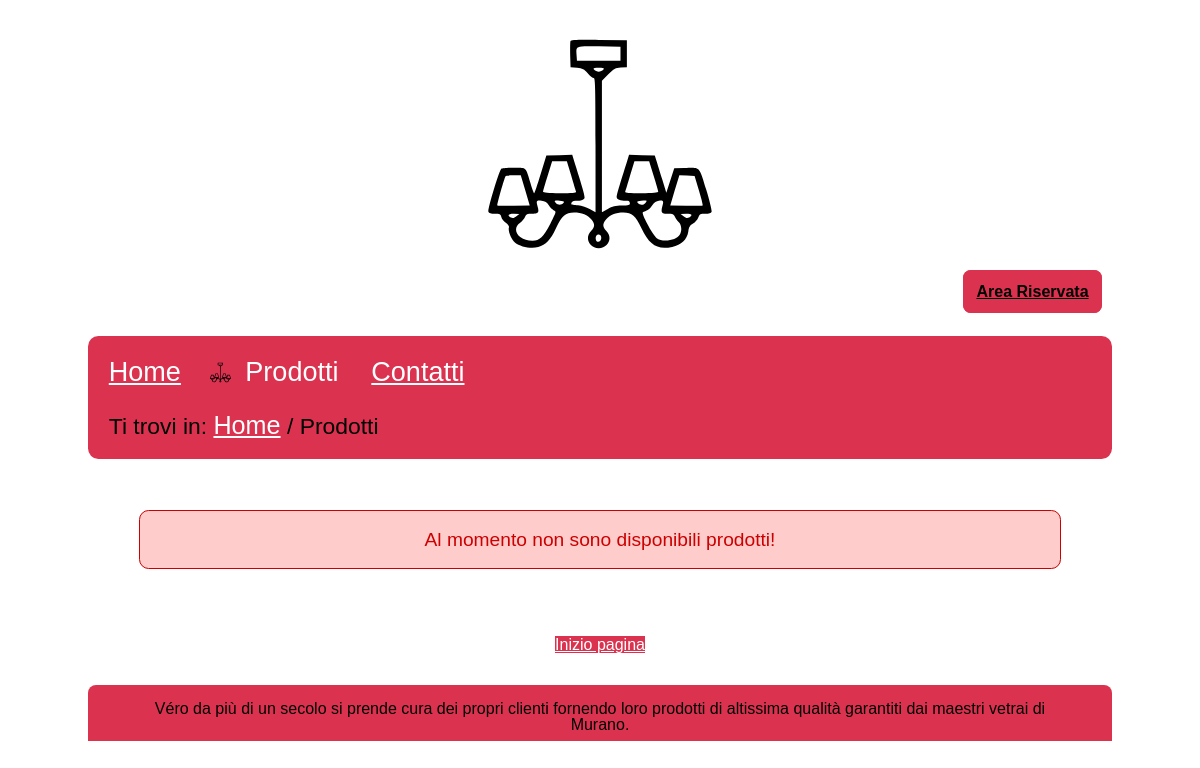
The page /categorie.php on the database as committed earlier.
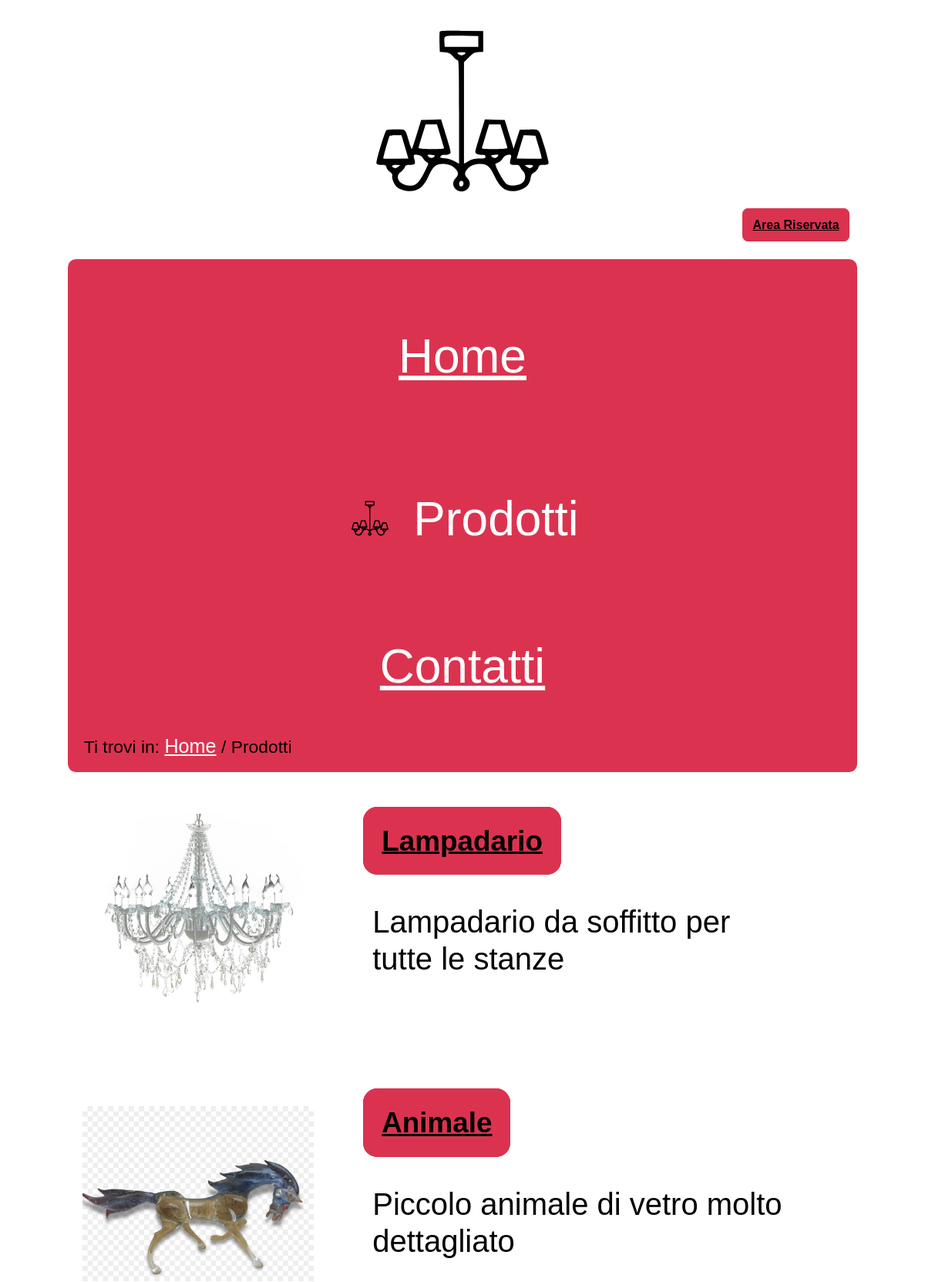
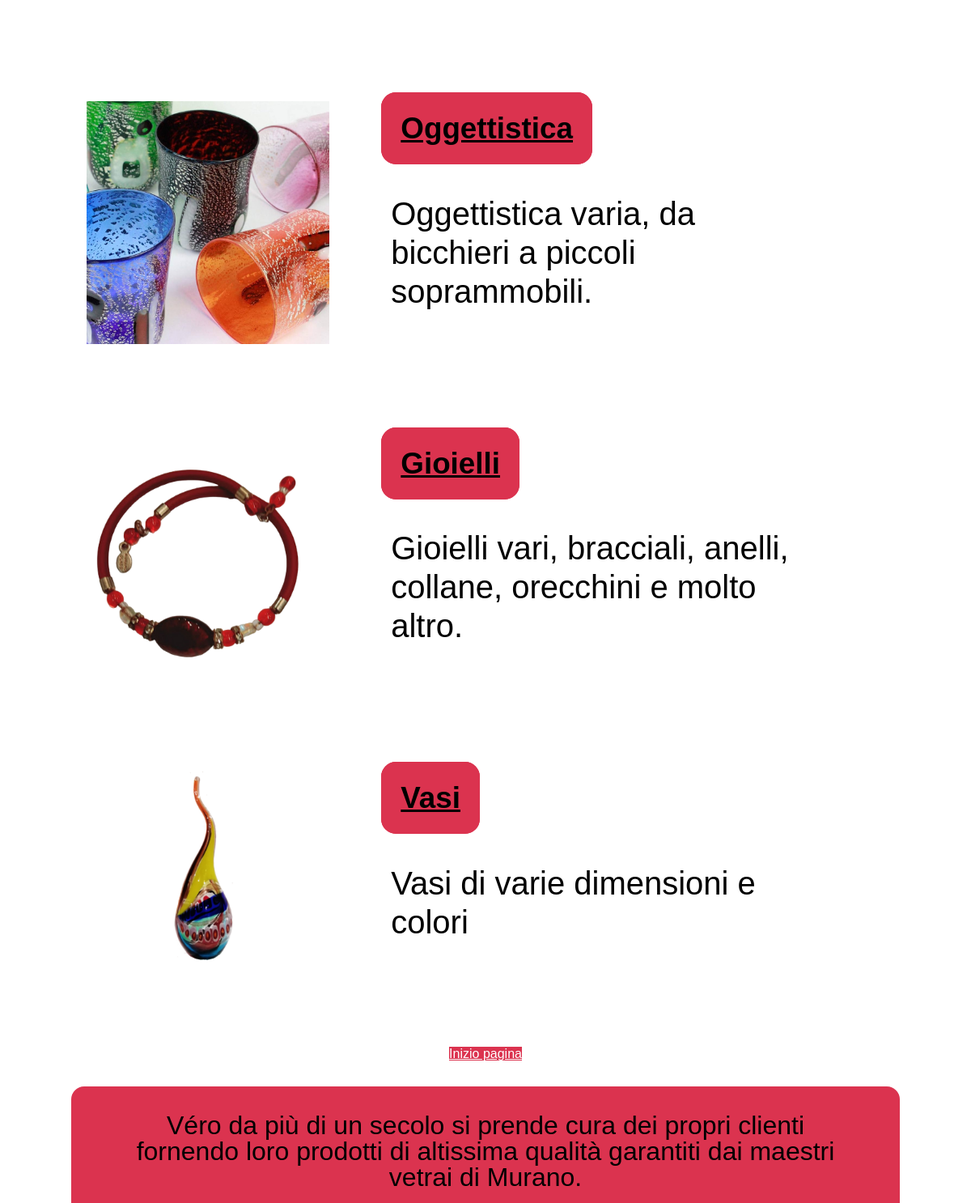
The same page on the database as committed later (2 pictures, top to bottom).
### tables this page shows
CREATE TABLE IF NOT EXISTS `categoria` (
  `id_categoria` int(100) NOT NULL AUTO_INCREMENT,
  `Nome` varchar(100) NOT NULL,
  `Descrizione` varchar(500) DEFAULT NULL,
  UNIQUE KEY `id_categoria` (`id_categoria`)
);

CREATE TABLE IF NOT EXISTS `immagini` (
  `id_prodotto` int(100) NOT NULL,
  `id_categoria` int(100) NOT NULL,
  `path` varchar(500) NOT NULL,
  `alt_img` text DEFAULT NULL,
  UNIQUE KEY `path` (`path`),
  KEY `id_prodotto` (`id_prodotto`,`id_categoria`)
);

### PHP/connessione2.php (called while the page is built, shortened)
<?php
class DBAccess
{
    private static function startConnection()
    {
        try {
            return new mysqli(DBAccess::HOST_DB, DBAccess::USERNAME, DBAccess::PASSWORD, DBAccess::DATABASE_NAME);
        } catch (Exception $e) {
            http_response_code(500);
            if (isset($_SESSION["ruolo"])) {
                if ($_SESSION["ruolo"] == "user") {
                    echo file_get_contents(dirname(__FILE__) . "/../HTML/500Utente.html");
                } elseif ($_SESSION["ruolo"] == "admin") {
                    echo file_get_contents(dirname(__FILE__) . "/../HTML/500Amministratore.html");
                }
            } else {
                echo file_get_contents(dirname(__FILE__) . "/../HTML/500Semplice.html");
            }
            die();
        }
    }
    public static function dbQuery($query, ...$parametri)
    {
        $connection = self::startConnection();
        $stmt = $connection->prepare($query);
        $stmt->execute();
        $queryResult = $stmt->get_result();
        $select = false;
        if (strpos($query, "SELECT") === 0) {
            $select = true;
        }
        if ($select) {
            $result = array();
            while ($row = mysqli_fetch_assoc($queryResult)) {
                array_push($result, $row);
            }
            if (empty($result)) {
                return null;
            } else {
                return $result;
            }
        } else {
            $connection->close();
            return true;
        }
    }
}
?>

### categorie.php (the view, shortened to what this page needs)
<?php
require_once "PHP/class.php";
$replace = "";
$keywords = "";
if (!isset($_GET["cat"])) {
    if (isset($_SESSION["username"])) {
        $template = Access::getHeader("Prodotti", "Lista delle categorie presenti nel nostro catalogo di oggetti.", "Categorie, Prodotti, Oggettistica di vetro, ".$keywords, $_SESSION["ruolo"]);
    } else {
        $template = Access::getHeader("Prodotti", "Lista delle categorie presenti nel nostro catalogo di oggetti.", "Categorie, Prodotti, Oggettistica di vetro, ".$keywords);
    }
    $template .= file_get_contents('HTML/categorie.html');
    $result = Access::getCategories();
    $ElencoCateg = "";
    if($result){
        for ($i = 0; $i < count($result); $i++) {
            $ElencoCateg .= '<div class="conteg-container" role="group" aria-label="Categoria"><div class="img-categ"><img src="'. $result[$i]["path"] . '" alt="' . $result[$i]["alt_img"] . '" width="300" height="300"/></div>
            <div class="text-container"><div class="link-class"><a href="categorie.php?cat=' . $result[$i]['id_categoria'] . '">' . $result[$i]['Nome'] . '</a></div>
            <div class="desc-categ">' . $result[$i]['Descrizione'] . '</div></div></div>';
        }
    }
    else
    {
        $ElencoCateg='<div id="wish-error" role="alert">Al momento non sono disponibili prodotti!</div>';
    }
    $replace = array("" => $ElencoCateg);
}
foreach ($replace as $key => $value) {
    $HTMLPage = str_replace($key, $value, $template);
}
echo $HTMLPage;
?>

### PHP/class.php (shortened to what this page needs)
<?php
require_once "connessione2.php";
class Access
{
    public static function getCategories()
    {
        return DBAccess::dbQuery("SELECT c.id_categoria, c.Nome, c.Descrizione, i.path, i.alt_img
                                    FROM `categoria`c join immagini i on c.id_categoria=i.id_categoria
                                    WHERE EXISTS (SELECT *
                                                FROM prodotti p
                                                WHERE c.id_categoria = p.id_categoria)
                                    GROUP BY c.id_categoria;");
    }
    public static function getHeader($title, $description, $keywords, $ruolo = null, $category = null, $linkcategory = null, $uppercategory = null, $linkuppercategory = null, $noindex = false)
    {
        $pagina = "";
        if ($ruolo == "user") {
            $pagina = file_get_contents("HTML/headerUtente.html");
        } elseif ($ruolo == "admin") {
            $pagina = file_get_contents("HTML/headerAmministratore.html");
        } else {
            $pagina = file_get_contents("HTML/headerSemplice.html");
        }
        $pagina = str_replace('<title></title>', '<title>' . Access::deletelang($title) . ' - Véro</title>', $pagina);
        $pagina = str_replace('<meta name="description" content="" />', '<meta name="description" content="' . Access::deletelang($description) . '" />', $pagina);
        $pagina = str_replace('<meta name="keywords" content="" />', '<meta name="keywords" content="' . Access::deletelang($keywords) . '" />', $pagina);
        if ($uppercategory !== null) {
            $breadcrumb = '<p>Ti trovi in: <a href="index.php" lang="en">Home</a> / <a href="' . $linkuppercategory . '">' . $uppercategory . '</a> / ' . '<a href="' . $linkcategory . '">' . $category . '</a> / ' . $title . '</p>';
        } elseif ($category !== null) {
            $breadcrumb = '<p>Ti trovi in: <a href="index.php" lang="en">Home</a> / ' . ' <a href="' . $linkcategory . '">' . $category . '</a> / ' . $title . '</p>';
        } elseif ($title != "Home") {
            $breadcrumb = '<p>Ti trovi in: <a href="index.php" lang="en">Home</a> / ' . $title . '</p>';
        } else {
            $breadcrumb = '<p>Ti trovi in: <span lang="en">Home</span></p>';
        }
        $pagina = str_replace('<p>Ti trovi in: <span lang="en">Home</span></p>', $breadcrumb, $pagina);
        switch ($title) {
            case "Prodotti":
                $pagina = str_replace('<li><a href="categorie.php">Prodotti</a></li>', '<li id="currentLink">Prodotti</li>', $pagina);
                break;
        }
        $pagina2 = Access::lang($pagina);
        return $pagina2;
    }
    public static function lang($str, $link = false)
    {
        $pattern = "#\[(.+?)\]#";
        preg_match_all($pattern, $str, $match);
        $match = $match[0];
        $match = array_unique($match);
        $value = array();
        for ($i = 0; $i < count($value); $i++) {
            $str = str_replace($match[$i], $value[$i], $str);
        }
        return $str;
    }
    public static function deletelang($str)
    {
        $pattern = "#\[(.+?)\]#";
        preg_match_all($pattern, $str, $match);
        $match = $match[0];
        $match = array_unique($match);
        return $str;
    }
}

### CSS/style.css (style rules this page uses)
* { padding: 0em; margin: 0em; }
:root { --visitedcolor: #000000; --linkcolor: #FFFFFF; --bgfuncolor: #DB334F; --bgcolor: #FFFFFF; --txtcolor: #000000; --shadowcolor: #d2d2d2; }
html, body { font-size: 100%; font-family: "Verdana", sans-serif; line-height: 3em; background-color: var(--bgcolor); color: var(--txtcolor); margin: auto; }
body { max-width: 1024px; }
h1, h2 { text-align: center; }
#nomemenu h1 { background-image: url('../img/logo_vetrina.svg'); background-repeat: no-repeat; background-position: center; background-size: contain; text-indent: -9999px; line-height: 3em; font-size: 6em; }
#riservata { text-align: right; }
#box { background-color: var(--bgfuncolor); padding: 0.3em 1em 0.1em 1.0em; border-radius: 0.5em 0.5em 0.5em 0.5em; font-size: 1.3em; }
#menu { text-align: center; }
#menu ul { list-style-type: none; display: inline-block; text-align: left; }
#menu ul li { margin-top: 1em; text-align: center; }
a { background-color: var(--bgfuncolor); }
a:link { color: var(--linkcolor); }
#box a { background-color: var(--bgfuncolor); font-size: 1.3em; }
#box a:link { color: var(--linkcolor); font-size: 1.3em; }
#currentLink { color: var(--linkcolor); background-image: url("../img/logo_vetrina.svg"); background-size: 1.0em; background-position: left center; background-repeat: no-repeat; padding-left: 1.4em; font-size: 1.3em; }
@media (max-aspect-ratio: 1/1.7) { #menu { font-size: 2.3em; } }
@media (max-aspect-ratio: 1/1.7) { #menu ul { line-height: 3em; } }
#breadcrumb { background-color: var(--bgfuncolor); padding: 0.1em 0em 0.3em 0em; border-radius: 0px 0px 0.5em 0.5em; font-size: 1.1em; }
#breadcrumb a:link { font-size: 1.1em; }
#iniziopagina { text-align: center; }
#footer { font-size: 2em; text-align: center; line-height: 1em; background-color: var(--bgfuncolor); padding: 1em 2.5em 0.5em 2.5em; border-radius: 0.5em 0.5em 0em 0em; }
.conteg-container { display: flex; align-items: center; text-align: left; margin: 1em; }
.img-categ img { max-width: 300px; width: auto; height: auto; margin: 1%; }
.link-class a { color: var(--visitedcolor); border-radius: 0.5em; font-weight: bold; font-size: 2.3em; border: 0.5em solid var(--bgfuncolor); padding: 1%; margin: 3%; }
.text-container { display: flex; flex-direction: column; flex-grow: 1; height: auto; width: auto; margin: 5%; line-height: 3em; }
.desc-categ { width: auto; height: 100%; margin: 0.5em; font-size: 2.5em; margin-left: auto; margin-right: auto; padding: 5%; }
#riservata a { color: var(--visitedcolor); font-weight: bold; font-size: 1em; line-height: 3em; border: 0.2em solid var(--bgfuncolor); border-radius: 0.5em; padding: 1%; margin: 1%; position: relative; bottom: 20px; }
#iniziopagina { margin-bottom: 1em; }
@media (orientation: landscape) and (min-width: 790px) { #box { background-color: var(--bgfuncolor); padding: 0.6em 1em 0.1em 1.0em; border-radius: 0.5em 0.5em 0.5em 0.5em; } }
@media (orientation: landscape) and (min-width: 790px) { #menu { text-align: left; } }
@media (orientation: landscape) and (min-width: 790px) { #menu ul li { display: inline; padding-right: 1em; } }
@media (orientation: landscape) and (min-width: 790px) { #footer { font-size: 1em; background-color: var(--bgfuncolor); padding: 1em 2.5em 0.5em 2.5em; border-radius: 0.5em 0.5em 0em 0em; } }
#wish-error { background-color: #ffcccc; color: #cc0000; border: 1px solid #cc0000; height: 3em; width: auto; border-radius: 0.5em; font-size: 3em; line-height: 3em; margin: 5%; padding: 0; position: inherit; display: flex; justify-content: center; align-items: center; }
@media (orientation: landscape) and (min-width: 600px) { #riservata a { color: var(--visitedcolor); font-weight: bold; font-size: 100%; line-height: 3em; border: 0.2em solid var(--bgfuncolor); border-radius: 0.5em; padding: 1%; margin: 1%; position: relative; bottom: 20px; } }
@media (orientation: landscape) and (min-width: 600px) { #wish-error { background-color: #ffcccc; color: #cc0000; border: 1px solid #cc0000; height: 3em; width: auto; border-radius: 0.5em; font-size: 120%; line-height: 3em; margin: 5%; padding: 0; position: inherit; display: flex; justify-content: center; align-items: center; } }

Rows that differ between the two databases and show on the page:
now on this page (row unchanged): categoria: immagini.path (picture), Nome "Lampadario", Descrizione "Lampadario da soffitto per tutte le stanze"
added categoria: immagini.path (picture), Nome "Animale", Descrizione "Piccolo animale di vetro molto dettagliato"
added categoria: immagini.path (picture), Nome "Oggettistica", Descrizione "Oggettistica varia, da bicchieri a piccoli soprammobili."
added categoria: immagini.path (picture), Nome "Gioielli", Descrizione "Gioielli vari, bracciali, anelli, collane, orecchini e molto altro."
added categoria: immagini.path (picture), Nome "Vasi", Descrizione "Vasi di varie dimensioni e colori"
Other text that changed with them:
text no longer shown: "Al momento non sono disponibili prodotti!"
